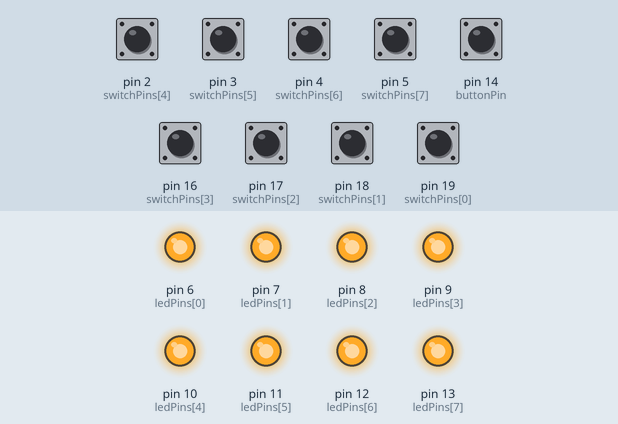
Recording of a sketch running on a simulated Arduino Uno, built with avr-gcc and run on an emulated ATmega328P. On the bench: output pins drawn as LEDs (lit = HIGH). The test bench sets the inputs (shaded band); at power-on: pin 2 (switchPins[4]), pin 3 (switchPins[5]), pin 4 (switchPins[6]), pin 5 (switchPins[7]), pin 14 (buttonPin), pin 16 (switchPins[3]), pin 17 (switchPins[2]), pin 18 (switchPins[1]), pin 19 (switchPins[0]) HIGH.

Above: at 1.2 s.
1.3 s: pin 2 (switchPins[4]) pulled LOW for 0.15 s
At 1.37 s:
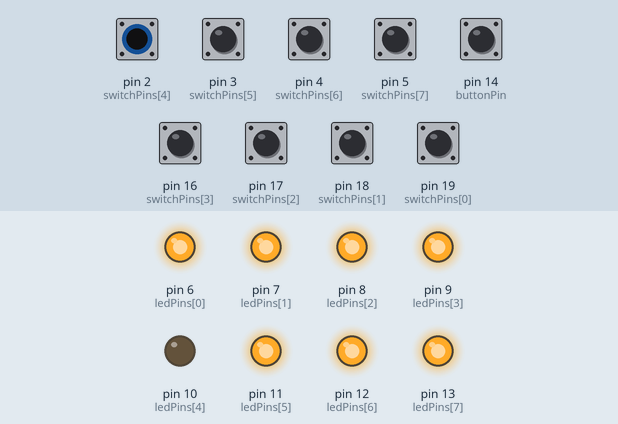
2.9 s: pin 3 (switchPins[5]) pulled LOW for 0.15 s
At 2.97 s:
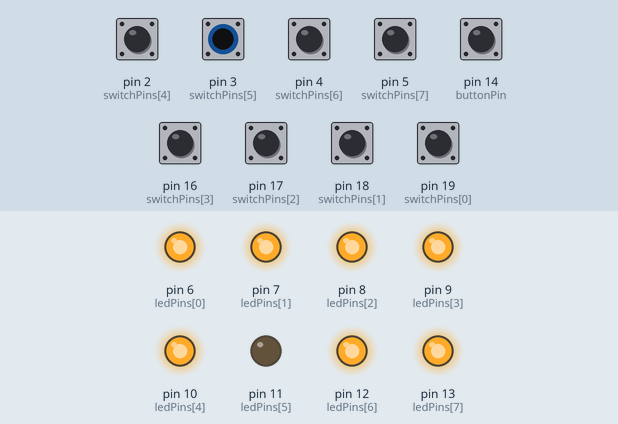
4.5 s: pin 4 (switchPins[6]) pulled LOW for 0.15 s
At 4.57 s:
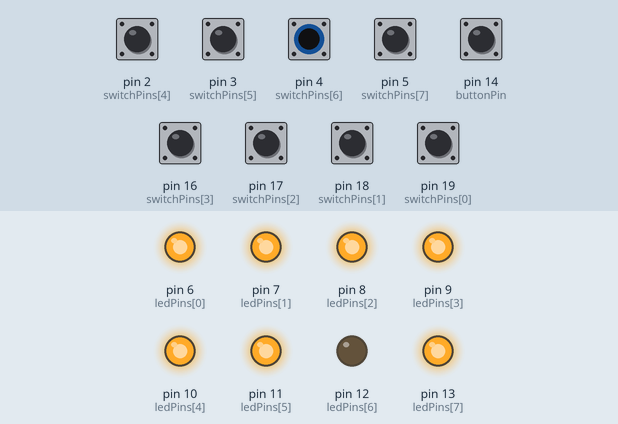
6.1 s: pin 5 (switchPins[7]) pulled LOW for 0.15 s
At 6.17 s:
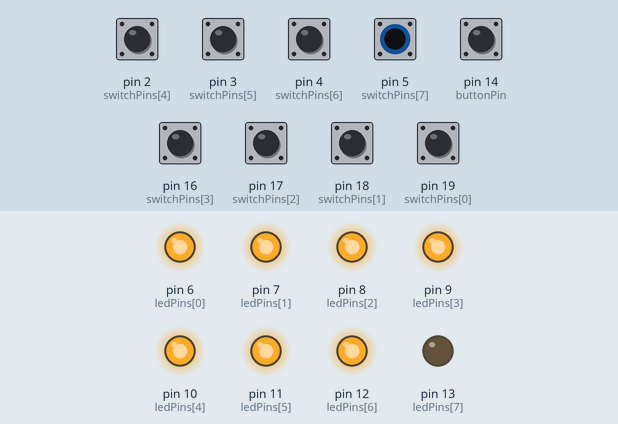
7.7 s: pin 16 (switchPins[3]) pulled LOW for 0.15 s
At 7.77 s:
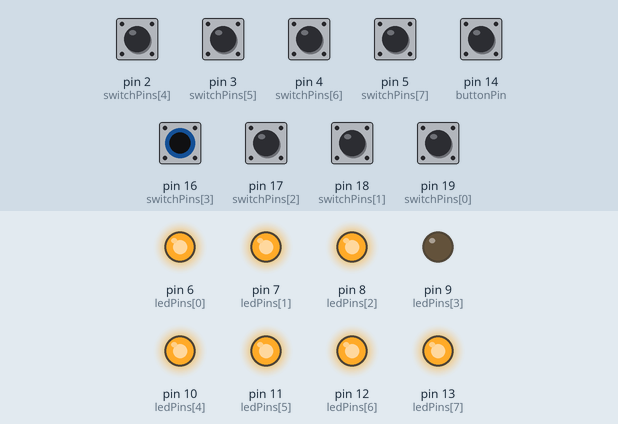
9.3 s: pin 17 (switchPins[2]) pulled LOW for 0.15 s
At 9.37 s:
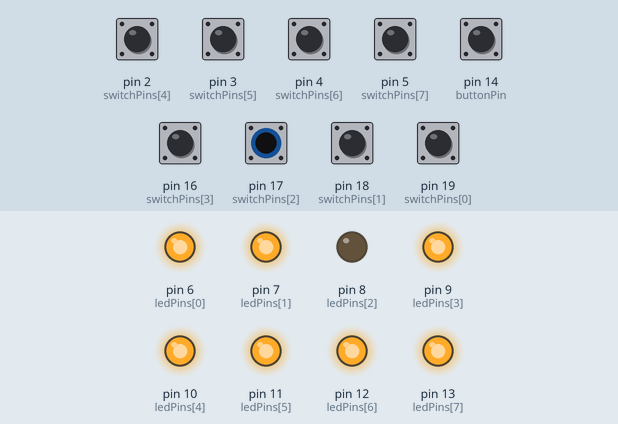
Timing chart, 0 to 11.9 s (numbered marks = the images above; inputs shaded):
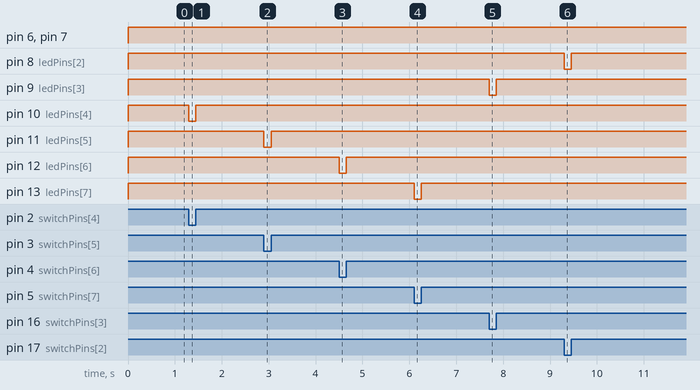

Measured:
- after the input at 1.3 s, pin 10 (ledPins[4]): HIGH → LOW at once, → HIGH 0.15 s later
- after the input at 2.9 s, pin 11 (ledPins[5]): HIGH → LOW at once, → HIGH 0.15 s later
- after the input at 4.5 s, pin 12 (ledPins[6]): HIGH → LOW at once, → HIGH 0.15 s later
- after the input at 6.1 s, pin 13 (ledPins[7]): HIGH → LOW at once, → HIGH 0.15 s later
- after the input at 7.7 s, pin 9 (ledPins[3]): HIGH → LOW at once, → HIGH 0.15 s later
- after the input at 9.3 s, pin 8 (ledPins[2]): HIGH → LOW at once, → HIGH 0.15 s later

The sketch:

binary_digital_calculator-controller.ino
```cpp
// Control switches and leds

const int switchPins[] = {19, 18, 17, 16, 2, 3, 4, 5};
const int ledPins[] = {6, 7, 8, 9, 10, 11, 12, 13};
const int buttonPin = 14;
const int numSwitches = sizeof(switchPins) / sizeof(int);
const int txPin = 1;

int switchStates[numSwitches];
int buttonState = 0;
double result;

void setup() {

  for (int i = 0; i < numSwitches; i++) {
    pinMode(switchPins[i], INPUT);
    pinMode(ledPins[i], OUTPUT);
    pinMode(buttonPin, INPUT);
    pinMode(txPin, OUTPUT);
  }

  Serial.begin(9600);
}

void loop() {
  // Read the state of the switches
  for (int i = 0; i < numSwitches; i++) {
    switchStates[i] = digitalRead(switchPins[i]);

    // Toggle the LED based on the switch state
    if (switchStates[i] == HIGH) {
      digitalWrite(ledPins[i], HIGH);
    } else {
      digitalWrite(ledPins[i], LOW);
    }
  }

  // Read the state of the button
  buttonState = digitalRead(buttonPin);

  // check if the pushbutton is pressed. If it is, the buttonState is HIGH:
  if (buttonState == LOW) {

    // Calculate the result
    result = 0;
    for (int i = 0; i < numSwitches; i++) {
      result += switchStates[i] * pow(2, i);
    }

    int myByte = round(result);
    Serial.println(myByte);


    // Add a delay to avoid rapid serial prints
    delay(100);
  }
}
```
